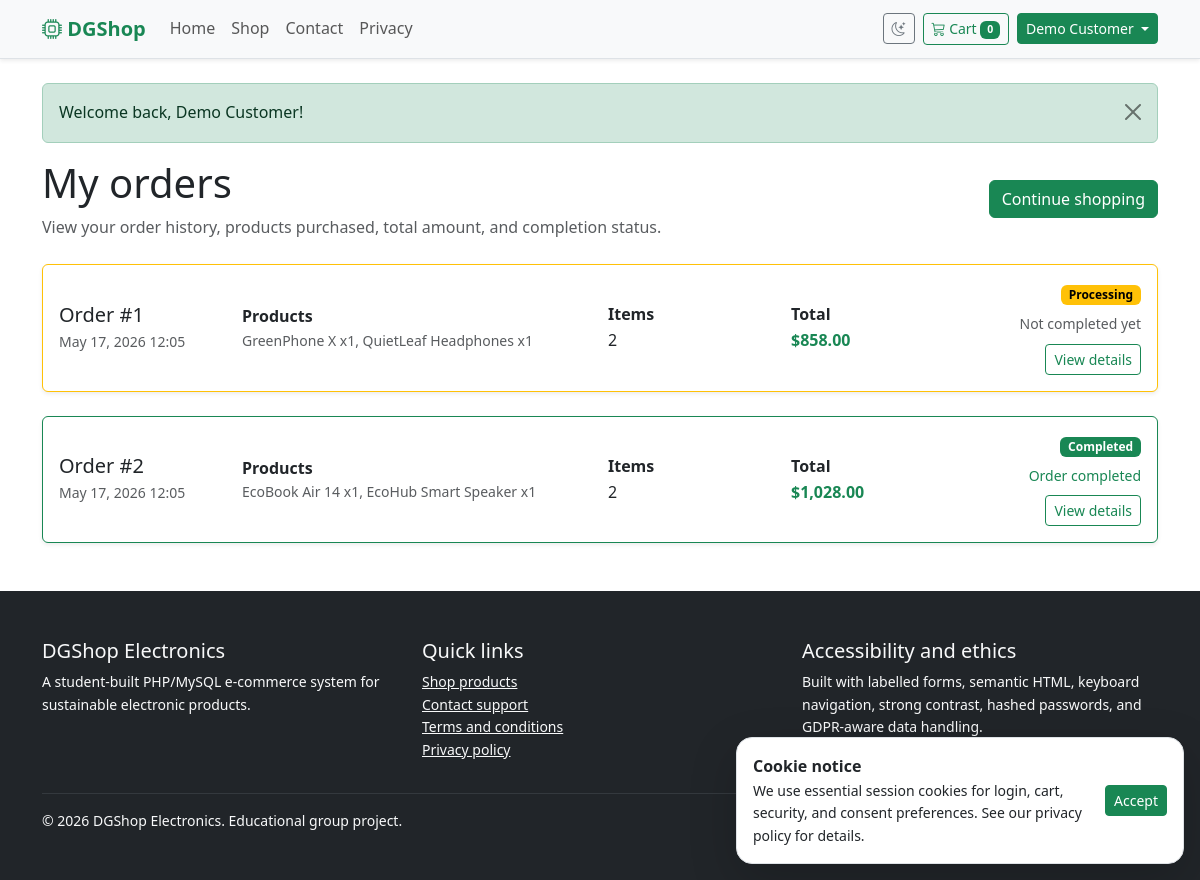
The app's page /orders.php (signed in) with its own data.
### tables this page shows
CREATE TABLE orders (
  id INT UNSIGNED AUTO_INCREMENT PRIMARY KEY,
  user_id INT UNSIGNED NOT NULL,
  total_amount DECIMAL(10,2) NOT NULL,
  shipping_name VARCHAR(120) NOT NULL,
  shipping_address TEXT NOT NULL,
  notes TEXT NULL,
  status ENUM('pending', 'processing', 'shipped', 'completed', 'cancelled') NOT NULL DEFAULT 'pending',
  created_at TIMESTAMP NOT NULL DEFAULT CURRENT_TIMESTAMP,
  CONSTRAINT fk_orders_users
    FOREIGN KEY (user_id) REFERENCES users(id)
    ON DELETE CASCADE
    ON UPDATE CASCADE
);

### includes/functions.php (called while the page is built, shortened)
<?php
require_once __DIR__ . '/../config/config.php';
function e(?string $value): string
{
    return htmlspecialchars((string) $value, ENT_QUOTES, 'UTF-8');
}
function url(string $path = ''): string
{
    $documentRoot = realpath($_SERVER['DOCUMENT_ROOT'] ?? '') ?: '';
    $projectRoot = realpath(dirname(__DIR__)) ?: '';
    $basePath = '';
    if ($documentRoot !== '' && substr($projectRoot, 0, strlen($documentRoot)) === $documentRoot) {
        $basePath = str_replace('\\', '/', substr($projectRoot, strlen($documentRoot)));
    }
    return rtrim($basePath, '/') . '/' . ltrim($path, '/');
}
function money(float $amount): string
{
    return '$' . number_format($amount, 2);
}

### config/config.php (called while the page is built, shortened)
<?php
function db(): PDO
{
    static $pdo = null;
    try {
        $dsn = 'mysql:host=' . DB_HOST . ';dbname=' . DB_NAME . ';charset=utf8mb4';
        $pdo = new PDO($dsn, DB_USER, DB_PASS, [
            PDO::ATTR_ERRMODE => PDO::ERRMODE_EXCEPTION,
            PDO::ATTR_DEFAULT_FETCH_MODE => PDO::FETCH_ASSOC,
            PDO::ATTR_EMULATE_PREPARES => false,
        ]);
    } catch (PDOException $exception) {
        render_database_setup_error($exception);
    }
    return $pdo;
}

### orders.php (the view, shortened to what this page needs)
<?php
require_once __DIR__ . '/includes/functions.php';
$stmt = db()->prepare(
    'SELECT o.*,
            COUNT(oi.id) AS item_count,
            GROUP_CONCAT(CONCAT(p.name, " x", oi.quantity) ORDER BY p.name SEPARATOR ", ") AS product_summary
     FROM orders o
     LEFT JOIN order_items oi ON oi.order_id = o.id
     LEFT JOIN products p ON p.id = oi.product_id
     WHERE o.user_id = ?
     GROUP BY o.id
     ORDER BY o.created_at DESC'
);
$stmt->execute([current_user()['id']]);
$orders = $stmt->fetchAll();
function customer_status_badge(string $status): string
{
    if ($status === 'completed') {
        return 'success';
    }
    if ($status === 'processing') {
        return 'warning';
    }
    return 'secondary';
}
include __DIR__ . '/includes/header.php';
?>
<section class="container">
    <div class="d-flex flex-column flex-md-row justify-content-between gap-3 align-items-md-center mb-4">
        <div>
            <h1>My orders</h1>
            <p class="text-body-secondary mb-0">
                View your order history, products purchased, total amount, and completion status.
            </p>
        </div>
        <a class="btn btn-success" href="<?= url('products.php') ?>">
            Continue shopping
        </a>
    </div>
    <?php if (!$orders): ?>
        <div class="alert alert-info">
            You have not placed any orders yet.
        </div>
    <?php else: ?>
        <div class="row g-4">
            <?php foreach ($orders as $order): ?>
                <?php
                    $status = $order['status'];
                    $badge = customer_status_badge($status);
                    $isCompleted = $status === 'completed';
                ?>
                <div class="col-12">
                    <div class="card shadow-sm border-<?= e($badge) ?>">
                        <div class="card-body">
                            <div class="row g-3 align-items-center">
                                <div class="col-lg-2">
                                    <h2 class="h5 mb-1">
                                        Order #<?= (int) $order['id'] ?>
                                    </h2>
                                    <p class="small text-body-secondary mb-0">
                                        <?= e(date('M j, Y H:i', strtotime($order['created_at']))) ?>
                                    </p>
                                </div>
                                <div class="col-lg-4">
                                    <strong>Products</strong>
                                    <p class="small text-body-secondary mb-0">
                                        <?= e($order['product_summary'] ?? 'No product details available') ?>
                                    </p>
                                </div>
                                <div class="col-lg-2">
                                    <strong>Items</strong>
                                    <p class="mb-0">
                                        <?= (int) $order['item_count'] ?>
                                    </p>
                                </div>
                                <div class="col-lg-2">
                                    <strong>Total</strong>
                                    <p class="mb-0 text-success fw-bold">
                                        <?= money((float) $order['total_amount']) ?>
                                    </p>
                                </div>
                                <div class="col-lg-2 text-lg-end">
                                    <span class="badge text-bg-<?= e($badge) ?> mb-2">
                                        <?= e(ucfirst($status)) ?>
                                    </span>
                                    <?php if ($isCompleted): ?>
                                        <div class="small text-success">
                                            Order completed
                                        </div>
                                    <?php else: ?>
                                        <div class="small text-body-secondary">
                                            Not completed yet
                                        </div>
                                    <?php endif; ?>
                                    <a
                                        class="btn btn-sm btn-outline-success mt-2"
                                        href="<?= url('order.php?id=' . (int) $order['id']) ?>"
                                    >
                                        View details
                                    </a>
                                </div>
                            </div>
                        </div>
                    </div>
                </div>
            <?php endforeach; ?>
        </div>
    <?php endif; ?>
</section>
<?php include __DIR__ . '/includes/footer.php'; ?>

### assets/css/styles.css (style rules this page uses)
:root { --brand-green: #198754; --brand-dark: #10231b; --soft-green: #e9f7ef; }
body { font-family: system-ui, -apple-system, BlinkMacSystemFont, "Segoe UI", sans-serif; line-height: 1.6; }

### records on screen
orders: id "1", created_at "May 17, 2026 12:05", product_summary "GreenPhone X x1, QuietLeaf Headphones x1", item_count "2", total_amount "$858.00", status "Processing", shows "Not completed yet"
orders: id "2", created_at "May 17, 2026 12:05", product_summary "EcoBook Air 14 x1, EcoHub Smart Speaker x1", item_count "2", total_amount "$1,028.00", status "Completed", shows "Order completed"

### other values on screen
cart_count() "0"
current_user()['name'] "Demo Customer"
$flash['message'] "Welcome back, Demo Customer!"
